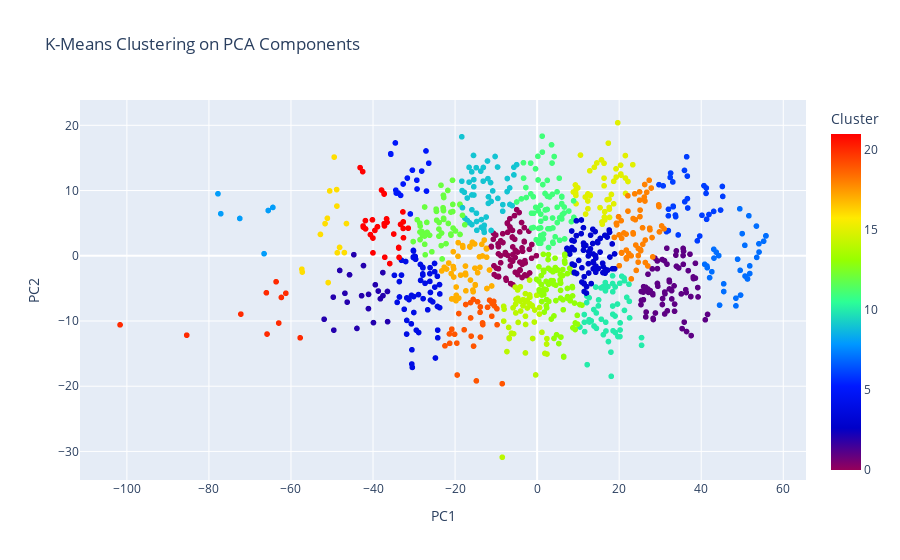

Here is the notebook cell this chart was saved with:
### Code cell
from sklearn.cluster import KMeans
import plotly.express as px

# Perform k-means clustering on the PCA-transformed data
kmeans = KMeans(n_clusters=22, random_state=0)
pca_df['Cluster'] = kmeans.fit_predict(principal_components)
data = {'Principal Component 1': [-8.488375],
        'Principal Component 2': [-30.892823442881664],
        'Math Score': [45],
        'Reading Score': [80],
        'Writing Score': [90],
        'Cluster': [14]
        }

pca_df_new = pd.concat([pca_df, pd.DataFrame(data)], ignore_index=True)

# Create a scatter plot for the k-means clustering results
fig4 = px.scatter(
    pca_df_new, 
    x='Principal Component 1', 
    y='Principal Component 2', 
    color='Cluster',
    title=f'K-Means Clustering on PCA Components',
    labels={'Principal Component 1': 'PC1', 'Principal Component 2': 'PC2'},
    color_continuous_scale='rainbow',
    hover_data=['Math Score', 'Reading Score', 'Writing Score'], 
)

# Show the k-means clustering plot
fig4.show()

### Figure 1 — Plotly figure (JSON) as saved in the notebook; plotly's stock layout.template omitted (floating-point values rounded to 4 significant figures; data arrays with more than 128 entries replaced by an {"elided": "..."} marker saying what was removed)
{"data": [{"customdata": {"elided": "1001x3 int values"}, "hovertemplate": "PC1=%{x}<br>PC2=%{y}<br>Math Score=%{customdata[0]}<br>Reading Score=%{customdata[1]}<br>Writing Score=%{customdata[2]}<br>Cluster=%{marker.color}<extra></extra>", "legendgroup": "", "marker": {"color": {"elided": "1001 int values"}, "coloraxis": "coloraxis", "symbol": "circle"}, "mode": "markers", "name": "", "showlegend": false, "type": "scattergl", "x": {"elided": "1001 float values"}, "xaxis": "x", "y": {"elided": "1001 float values"}, "yaxis": "y"}], "layout": {"coloraxis": {"colorbar": {"title": {"text": "Cluster"}}, "colorscale": [[0, "rgb(150,0,90)"], [0.125, "rgb(0,0,200)"], [0.25, "rgb(0,25,255)"], [0.375, "rgb(0,152,255)"], [0.5, "rgb(44,255,150)"], [0.625, "rgb(151,255,0)"], [0.75, "rgb(255,234,0)"], [0.875, "rgb(255,111,0)"], [1, "rgb(255,0,0)"]]}, "legend": {"tracegroupgap": 0}, "title": {"text": "K-Means Clustering on PCA Components"}, "xaxis": {"anchor": "y", "domain": [0, 1], "title": {"text": "PC1"}}, "yaxis": {"anchor": "x", "domain": [0, 1], "title": {"text": "PC2"}}}}
